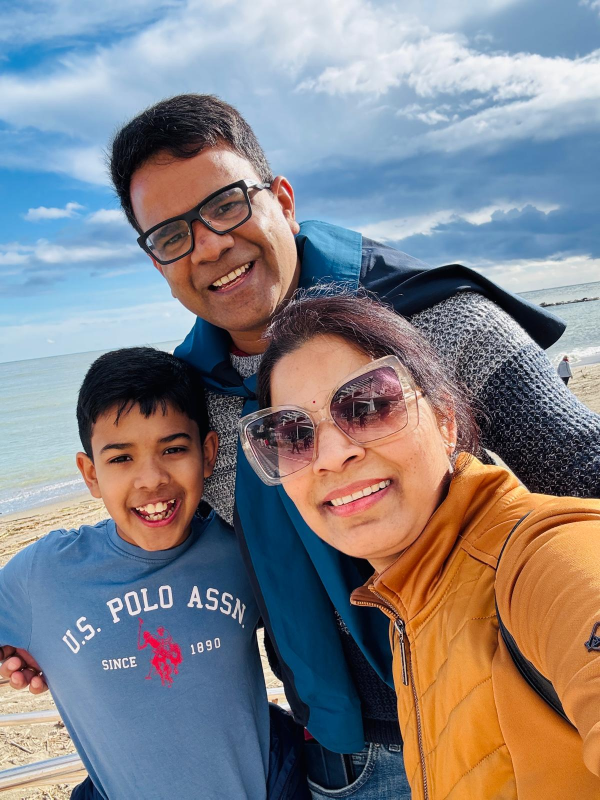
#> input picture family.jpeg, 1200 x 1599 px (shown at 1/2 size)
$ python image_manipulation_project.py
#> lines starting #> are read from the running program, lines starting #| are printed output that depends on the picture
import cv2
import numpy as np
import matplotlib.pyplot as plt

# Load the image
image = cv2.imread("family.jpeg")
#> image is the input picture: shape (1599, 1200, 3); mean B, G, R 134.5, 130.2, 132.2

if image is None:
    print("Image could not be found!")
    exit()

# Convert to grayscale
gray = cv2.cvtColor(image, cv2.COLOR_BGR2GRAY)
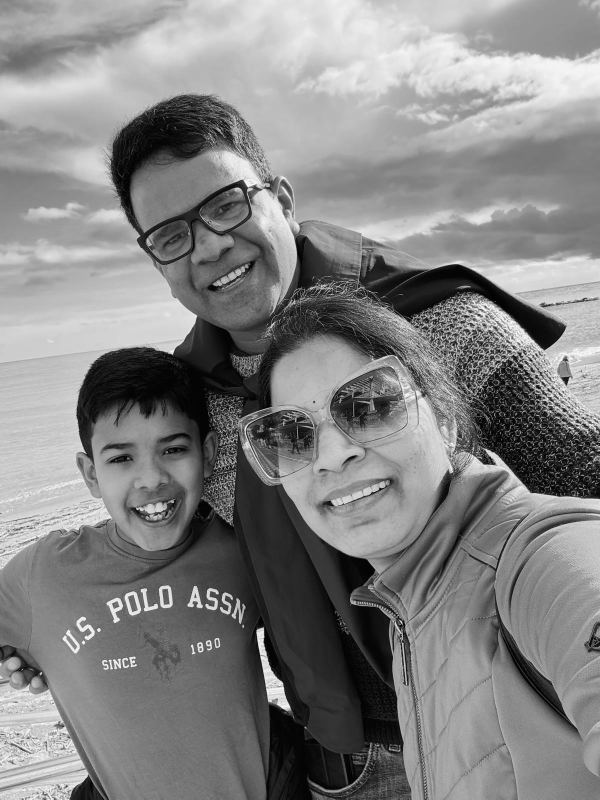
#> gray: shape (1599, 1200) (shown at 1/2 size); min 0, max 255, mean 131.3

# Crop the image
cropped = image[100:300, 200:400]
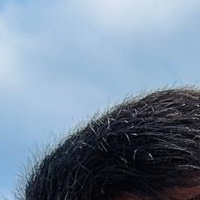
#> cropped: shape (200, 200, 3); mean B, G, R 154.5, 135.3, 117.3

# Rotate the image by 45 degrees
height, width = image.shape[:2]
#> height = 1599; width = 1200
centre = (width // 2, height // 2)
#> centre = (600, 799)

rotation_matrix = cv2.getRotationMatrix2D(centre, 45, 1)
rotated = cv2.warpAffine(image, rotation_matrix, (width, height))
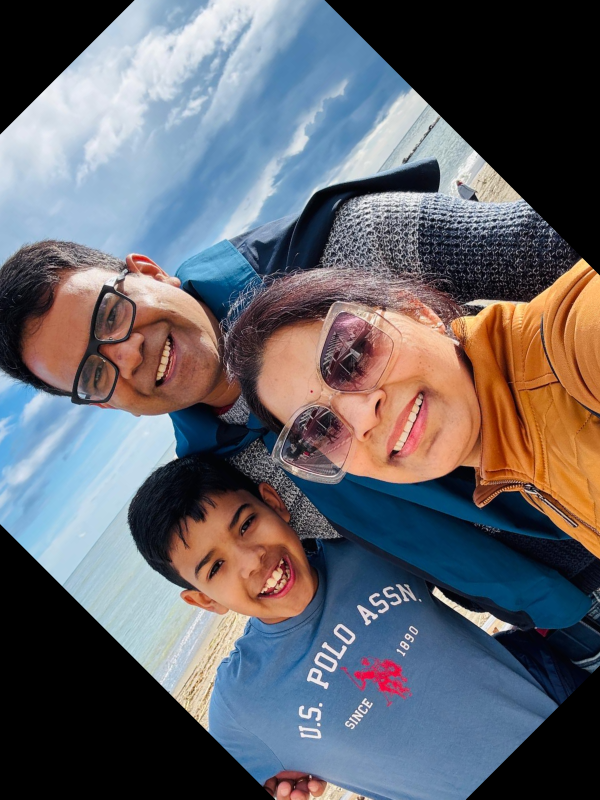
#> rotated: shape (1599, 1200, 3) (shown at 1/2 size); mean B, G, R 106.2, 99.8, 99.9

# Increase brightness
brightness_matrix = np.ones(image.shape, dtype="uint8") * 50
brightened = cv2.add(image, brightness_matrix)
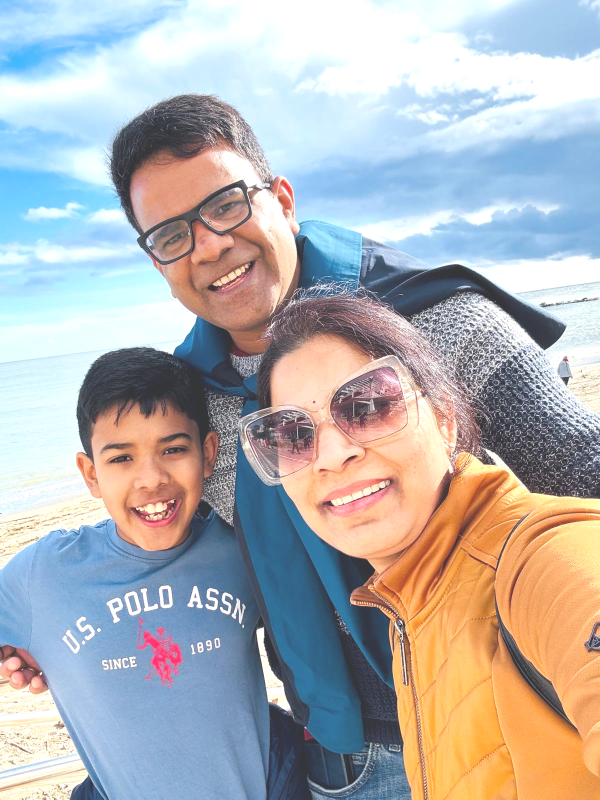
#> brightened: shape (1599, 1200, 3) (shown at 1/2 size); mean B, G, R 179.5, 178.3, 178.6

# Save all images
cv2.imwrite("family.jpg", gray)
cv2.imwrite("family.jpg", cropped)
cv2.imwrite("family.jpg", rotated)
cv2.imwrite("family.jpg", brightened)

# Display all results
plt.figure(figsize=(12, 8))

plt.subplot(2, 2, 1)
plt.imshow(gray, cmap="gray")
plt.title("Grayscale Image")
plt.axis("off")

plt.subplot(2, 2, 2)
plt.imshow(cv2.cvtColor(cropped, cv2.COLOR_BGR2RGB))
plt.title("Cropped Image")
plt.axis("off")

plt.subplot(2, 2, 3)
plt.imshow(cv2.cvtColor(rotated, cv2.COLOR_BGR2RGB))
plt.title("Rotated Image - 45 Degrees")
plt.axis("off")

plt.subplot(2, 2, 4)
plt.imshow(cv2.cvtColor(brightened, cv2.COLOR_BGR2RGB))
plt.title("Brightened Image")
plt.axis("off")

plt.tight_layout()
plt.show()
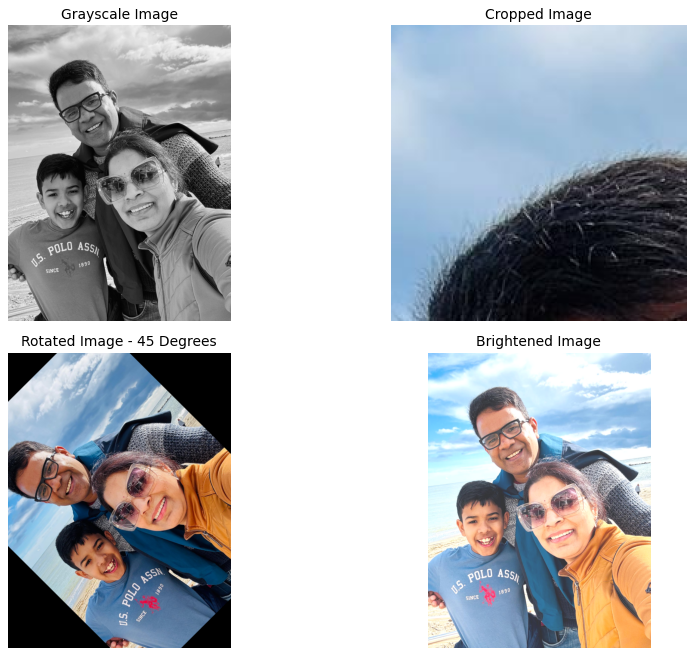
#> figure drawn by matplotlib, 4 panels

print("All images have been processed and saved!")

# first step was to read the image using opencv,
# then we converted the image to grayscale, cropped it, rotated it by 45 degrees, and increased its brightness.
# Finally, we saved all the processed images and displayed them using matplotlib.
